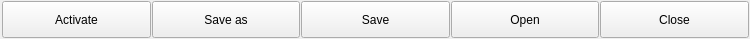
<?xml version="1.0" encoding="UTF-8"?>
<ui version="4.0">
 <class>kbvIptcTemplateButtonClass</class>
 <widget class="QWidget" name="kbvIptcTemplateButtonClass">
  <property name="geometry">
   <rect>
    <x>0</x>
    <y>0</y>
    <width>750</width>
    <height>39</height>
   </rect>
  </property>
  <property name="sizePolicy">
   <sizepolicy hsizetype="MinimumExpanding" vsizetype="Fixed">
    <horstretch>0</horstretch>
    <verstretch>0</verstretch>
   </sizepolicy>
  </property>
  <property name="minimumSize">
   <size>
    <width>750</width>
    <height>39</height>
   </size>
  </property>
  <property name="windowTitle">
   <string notr="true">Form</string>
  </property>
  <property name="toolTip">
   <string notr="true"/>
  </property>
  <layout class="QHBoxLayout" name="horizontalLayout_2">
   <property name="spacing">
    <number>1</number>
   </property>
   <property name="leftMargin">
    <number>2</number>
   </property>
   <property name="topMargin">
    <number>1</number>
   </property>
   <property name="rightMargin">
    <number>1</number>
   </property>
   <property name="bottomMargin">
    <number>1</number>
   </property>
   <item>
    <widget class="QPushButton" name="pushButtActivate">
     <property name="sizePolicy">
      <sizepolicy hsizetype="MinimumExpanding" vsizetype="Fixed">
       <horstretch>0</horstretch>
       <verstretch>0</verstretch>
      </sizepolicy>
     </property>
     <property name="minimumSize">
      <size>
       <width>111</width>
       <height>37</height>
      </size>
     </property>
     <property name="toolTip">
      <string>Activate template</string>
     </property>
     <property name="text">
      <string>Activate</string>
     </property>
     <property name="icon">
      <iconset resource="../res/iptc.qrc">
       <normaloff>:/iptc/icons/button-ok.png</normaloff>:/iptc/icons/button-ok.png</iconset>
     </property>
     <property name="shortcut">
      <string notr="true"/>
     </property>
    </widget>
   </item>
   <item>
    <widget class="QPushButton" name="pushButtSaveAs">
     <property name="sizePolicy">
      <sizepolicy hsizetype="MinimumExpanding" vsizetype="Fixed">
       <horstretch>0</horstretch>
       <verstretch>0</verstretch>
      </sizepolicy>
     </property>
     <property name="minimumSize">
      <size>
       <width>111</width>
       <height>37</height>
      </size>
     </property>
     <property name="toolTip">
      <string>Save template as ..</string>
     </property>
     <property name="text">
      <string>Save as</string>
     </property>
     <property name="icon">
      <iconset resource="../res/iptc.qrc">
       <normaloff>:/iptc/icons/document-save-as.png</normaloff>:/iptc/icons/document-save-as.png</iconset>
     </property>
     <property name="shortcut">
      <string notr="true"/>
     </property>
    </widget>
   </item>
   <item>
    <widget class="QPushButton" name="pushButtSave">
     <property name="sizePolicy">
      <sizepolicy hsizetype="MinimumExpanding" vsizetype="Fixed">
       <horstretch>0</horstretch>
       <verstretch>0</verstretch>
      </sizepolicy>
     </property>
     <property name="minimumSize">
      <size>
       <width>111</width>
       <height>37</height>
      </size>
     </property>
     <property name="toolTip">
      <string>Save template</string>
     </property>
     <property name="text">
      <string>Save</string>
     </property>
     <property name="icon">
      <iconset resource="../res/iptc.qrc">
       <normaloff>:/iptc/icons/document-save.png</normaloff>:/iptc/icons/document-save.png</iconset>
     </property>
     <property name="shortcut">
      <string notr="true"/>
     </property>
    </widget>
   </item>
   <item>
    <widget class="QPushButton" name="pushButtOpen">
     <property name="sizePolicy">
      <sizepolicy hsizetype="MinimumExpanding" vsizetype="Fixed">
       <horstretch>0</horstretch>
       <verstretch>0</verstretch>
      </sizepolicy>
     </property>
     <property name="minimumSize">
      <size>
       <width>111</width>
       <height>37</height>
      </size>
     </property>
     <property name="toolTip">
      <string>Open template</string>
     </property>
     <property name="text">
      <string>Open</string>
     </property>
     <property name="icon">
      <iconset resource="../res/iptc.qrc">
       <normaloff>:/iptc/icons/folder.png</normaloff>:/iptc/icons/folder.png</iconset>
     </property>
     <property name="shortcut">
      <string notr="true"/>
     </property>
    </widget>
   </item>
   <item>
    <widget class="QPushButton" name="pushButtClose">
     <property name="sizePolicy">
      <sizepolicy hsizetype="MinimumExpanding" vsizetype="Fixed">
       <horstretch>0</horstretch>
       <verstretch>0</verstretch>
      </sizepolicy>
     </property>
     <property name="minimumSize">
      <size>
       <width>111</width>
       <height>37</height>
      </size>
     </property>
     <property name="toolTip">
      <string>Close editor</string>
     </property>
     <property name="text">
      <string>Close</string>
     </property>
     <property name="icon">
      <iconset resource="../res/iptc.qrc">
       <normaloff>:/iptc/icons/app-exit.png</normaloff>:/iptc/icons/app-exit.png</iconset>
     </property>
    </widget>
   </item>
  </layout>
 </widget>
 <resources>
  <include location="../res/iptc.qrc"/>
 </resources>
 <connections/>
</ui>
